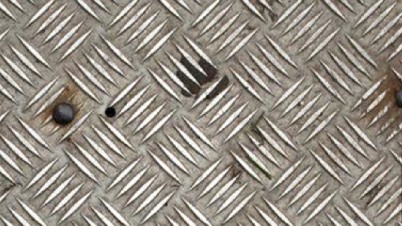
#> input picture images/texture0.png, 402 x 226 px; its folder holds 8 pictures in this run
$ jupyter execute project.ipynb   (shell and % lines are left out)   (older library calls are emulated)
#> lines starting #> are read from the running program, lines starting #| are printed output that depends on the picture; after the words box and inside, x2 and y2 are one past the last pixel; in counts of white or black regions, pixels touching at a corner belong together
### src/textureTransfer.py
import cv2
import numpy as np
import matplotlib.pyplot as plt
from PIL import Image
from minimumCostPathFunc import minimumCostMask

# [18 lines left out: function apply_filter, not called in this run]

prewitt =  [np.array([
                [-1, 0, 1],
                [-1, 0, 1],
                [-1, 0, 1]
        ]) , np.array([
                [ 1,  1,  1],
                [ 0,  0,  0],
                [-1, -1, -1]
        ])]

# [133 lines left out: functions decouple, Construct, not called in this run]

scale = lambda x, top=255: (top * (x - np.min(x))) / (np.max(x) - np.min(x))
inrange = lambda x: np.where(x > 255, 255, np.where(x < 0, 0, x))
invert = lambda x: np.max(x) - x

SQDIFF = lambda sI, sG, tI, tG: np.sqrt(np.sum((sI - tI)**2)) + np.sqrt(np.sum((sG - tG)**2))

# [61 lines left out: functions calc_over_error, calc_corresp_error, MatchBlock, not called in this run]

### src/project.ipynb
# Time-varying weathering in Texture Space

Implementation of the paper https://www.cs.tau.ac.il/~dcor/articles/2016/TW.pdf.

[cell 1]
# !pip3 install memory_profiler opencv-python numpy matplotlib scikit-image

# Imports
import cv2
import numpy as np
import matplotlib.pyplot as plt
import matplotlib.animation as anim
import skimage.color
import skimage.filters
import skimage.io
import skimage.feature
import skimage.measure
import skimage.color

from textureTransfer import Construct as transfer_texture

## Utility functions

[cell 2]
# Scaling or clipping
scale = lambda x, top=255: (top * (x - np.min(x))) / (np.max(x) - np.min(x))
inrange = lambda x: np.where(x > 255, 255, np.where(x < 0, 0, x))
invert = lambda x: np.max(x) - x
print_range = lambda x: print(np.min(x), np.max(x))

[cell 3]
prewitt = [np.array(
               [[-1, 0, 1],
                [-1, 0, 1],
                [-1, 0, 1]]),
           np.array(
               [[ 1,  1,  1],
                [ 0,  0,  0],
                [-1, -1, -1]])]

def apply_filter(im, filt, zero_padding=False):
    '''
    Filter Convolves filter over the input image

    im: Input Image
    filt: Filter
    zero_padding: True will result in zero padding,
                  False will result in padding by borders
    '''

    wdth = filt.shape[0]//2

    filt_img = np.zeros(im.shape)

    if zero_padding:
        im = np.vstack( (np.zeros( (wdth, im.shape[1]) ), im, np.zeros( (wdth, im.shape[1]) ) ) )
        im = np.hstack( (np.zeros( (im.shape[0], wdth) ), im, np.zeros( (im.shape[0], wdth) ) ) )
    else:
        im = np.vstack(([im[0]]*wdth, im, [im[-1]]*wdth))
        im = np.hstack((np.hstack([im[:,0].reshape(-1,1)]*wdth), im, np.hstack([im[:,-1].reshape(-1,1)]*wdth)))

    for i in range(wdth, im.shape[0]-wdth):
        for j in range(wdth, im.shape[1]-wdth):
            filt_img[i-wdth][j-wdth] = np.sum(im[i-wdth:i+wdth+1, j-wdth:j+wdth+1] * filt)

    return np.rint(filt_img)

[cell 4]
# [21 lines left out: function median_filter, not called in this run]

[cell 5]
def decouple(img, type=0):
    '''
    Returns the luminance and gradient of input image

    img: Input Image
    type: Flag which determines the output: 0 for luminance and gradient
                                            1 for only gradient
                                            2 for only luminance
    '''

    img = img.astype('float64')

    with np.errstate(divide='ignore', invalid='ignore'):
        intensity_layer = np.nan_to_num(np.true_divide(((img[:, :, 0]**2) + (img[:, :, 1]**2) + (img[:, :, 2]**2)) , (img[:,:,0]+img[:, :, 1]+img[:, :, 2])))
        intensity_layer = np.rint(intensity_layer).astype('uint8')

        if type < 2:
            dx = apply_filter(intensity_layer.astype('float64'), prewitt[0])
            dy = apply_filter(intensity_layer.astype('float64'), prewitt[1])

            gradient = np.nan_to_num(np.arctan(dy/dx))
        else:
            return intensity_layer

    if type == 1:
        return gradient
    return intensity_layer,gradient

## Distance

[cell 6]
# [35 lines left out: function distance, not called in this run]

[cell 7]
def inbuilt_distance(sI, sG, tI, tG, scalefactor=True):
    '''
    Computes the distance map between source patch and all possible patches
    (Uses Corelation-Coeficient template matching from opencv)

    sI: Source Patch luminance
    sG: Source Patch gradient
    tI: Target Image luminance
    tG: Target Image gradient
    '''

    M, N = tI.shape

    Y, X = sI.shape
    wdth_y, wdth_x = Y//2, X//2
    try:
        if wdth_y:
            tI = np.vstack(([tI[0]]*wdth_y, tI))
            tG = np.vstack(([tG[0]]*wdth_y, tG))
        if Y-wdth_y-1:
            tI = np.vstack((tI, [tI[-1]]*(Y-wdth_y-1)))
            tG = np.vstack((tG, [tG[-1]]*(Y-wdth_y-1)))

        if wdth_x:
            tI = np.hstack((np.hstack([ tI[:,0].reshape(-1,1)]*wdth_x), tI))
            tG = np.hstack((np.hstack([tG[:,0].reshape(-1,1)]*wdth_x), tG))
        if X-wdth_x-1:
            tI = np.hstack((tI, np.hstack([tI[:,-1].reshape(-1,1)]*(X-wdth_x-1))))
            tG = np.hstack((tG, np.hstack([tG[:,-1].reshape(-1,1)]*(X-wdth_x-1))))

    except Exception:
        print("\n", wdth_x, wdth_y, Y-wdth_y-1, X-wdth_x-1)
        raise Exception

    lum = cv2.matchTemplate(tI,sI, cv2.TM_CCOEFF)
    grd = cv2.matchTemplate(np.rint(scale(tG)).astype('uint8'), np.rint(scale(sG)).astype('uint8'), cv2.TM_CCOEFF)

    if scalefactor:
        return scale(invert(lum+grd), 1)

    return invert(lum+grd)

## Age Map

[cell 8]
def age(source_patch, target, K, num_bins=1000):
    '''
    Calculates the age of a source patch

    source_patch: Tuple with source patch luminance and gradient layers
    target: Tuple with target luminance and gradient layers
    K: Percentage of pixels to consider for thresholding
    num_bins: Number of levels to threshhold into
    '''

    sI, sG = source_patch
    tI, tG = target
    dist_mat = inbuilt_distance(sI, sG, tI, tG, False)

    # [19 lines of commented-out code are left out]
    bins = np.digitize(dist_mat, np.linspace(np.min(dist_mat), np.max(dist_mat), num_bins))
    bins_mapped = np.linspace(np.min(dist_mat), np.max(dist_mat), num_bins)[bins-1]
    vals, counts = np.unique(bins_mapped, return_counts=True)
    cumsum = np.cumsum(counts)
    cumsum = cumsum/cumsum[-1]
    x, = np.argwhere(cumsum > K)[0]


    K_distances = vals[:x] * counts[:x]
    K_distances = np.sum(K_distances)/np.sum(counts[:x])

    return K_distances

[cell 9]
def generate_age_map(I, G, N, K):
    '''
    Generates the age map of input image

    I: Input image luminance
    G: Input image gradient
    N: Patch Size
    K: Percentage of pixels to consider for thresholding
    '''

    age_map = np.zeros(I.shape, dtype=('float64'))

    for i in range(0, I.shape[0], N):
        for j in range(0, I.shape[1], N):
            x1, x2 = i, min(I.shape[0], i+N)
            y1, y2 = j, min(I.shape[1], j+N)
            age_map[x1:x2, y1:y2] = age( (I[x1:x2, y1:y2], G[x1:x2, y1:y2]) , (I, G), K)

    return age_map

## Color Map

[cell 10]
import matplotlib.colors as mcolors


def make_colormap(seq):
    '''
    Return a LinearSegmentedColormap

    seq: a sequence of floats and RGB-tuples. The floats should be increasing
         and in the interval (0,1).
    '''

    seq = [(None,) * 3, 0.0] + list(seq) + [1.0, (None,) * 3]
    cdict = {'red': [], 'green': [], 'blue': []}
    for i, item in enumerate(seq):
        if isinstance(item, float):
            r1, g1, b1 = seq[i - 1]
            r2, g2, b2 = seq[i + 1]
            cdict['red'].append([item, r1, r2])
            cdict['green'].append([item, g1, g2])
            cdict['blue'].append([item, b1, b2])
    return mcolors.LinearSegmentedColormap('CustomMap', cdict)

c = mcolors.ColorConverter().to_rgb

heatmap = make_colormap([c('blue'), c('aqua'), 0.33, c('aqua'), c('yellow'), 0.66, c('yellow'), c('red')])

## Intact texture generation : Tile Detection

[cell 11]
def global_minimas(dist_map):
    '''
    Computes global minimas in distance map

    dist_map: Distance map
    '''

    a,b=dist_map.shape
    minima=np.zeros((a,b),dtype='uint8')

    thresh=np.unique(dist_map)[np.rint(0.005*(a-1)*(b-1)).astype('uint8')]
    minima=dist_map<thresh

    return minima.astype('uint8')

# [18 lines left out: function local_minimas, not called in this run]

[cell 12]
def make_tile(luminance, gradient,labels):
    '''
    Finds potential tile centers in the input image

    luminance: Luminance of Input image
    gradient: Gradient of Input image
    labels: label map for connected components for thresholded distance map
    '''

    a,b = luminance.shape
    N1 = a//4
    N2 = b//4

    check=np.unique(labels)[1:]
    tiles={}
    global_min={}

    for i in check:
        temp = np.where(labels==i)
        l = len(temp[0])
        x = temp[0][l//2]
        y = temp[1][l//2]
        grad_tile = gradient[ max(0,x-N1//2):min(x+N1//2,a-1) , max(0,y-N2//2):min(b-1,y+N2//2) ]
        lum_tile = luminance[ max(0,x-N1//2):min(x+N1//2,a-1) , max(0,y-N2//2):min(b-1,y+N2//2) ]

        tiles[i] = inbuilt_distance(lum_tile, grad_tile, luminance, gradient)
        global_min[i] = global_minimas(tiles[i])

    return global_min

[cell 13]
def sum_tiles(pot_tiles):
    '''
    Takes aggregation of potential tile centers detected by make_tile

    pot_tiles: list of images with potential centres found using various patches
    '''

    a,b=pot_tiles[1].shape
    sum_tiles=np.zeros((a,b),dtype='uint8')

    for i in pot_tiles:
        sum_tiles+=pot_tiles[i]

    return sum_tiles

[cell 14]
def detect_peaks_local(sum_tiles):
    '''
    Detects the peaks in the aggregation of centers to find most potent centers

    sum_tiles: aggregation of potential centers created by sum_tiles
    '''

    a,b = sum_tiles.shape
    N1 = a//4
    N2 = b//4
    maxima = np.zeros((a,b),dtype='uint8')

    for i in range(0,a,N1):
        for j in range(0,b,N2):
            X = min(i+N1,a)
            Y = min(j+N2,b)
            patch = sum_tiles[i:X,j:Y]
            thresh = np.max(patch)

            if thresh > 0:
                maxima[i:X,j:Y] = patch == thresh
                maxima[maxima == 1] = 255
            else:
                maxima[i:X,j:Y] = patch

    return N1,N2,maxima.astype('uint8')

[cell 15]
## Finding the Offset Vectors

def grid_calc(final_tile_centers, N1, N2):
    '''
    Defines the grid structure in the image using most potent centers

    final_tile_centers: Peak values of centers found using detect_peaks_local
    '''

    Tile_centers = []
    x,y = np.nonzero(final_tile_centers)[0],np.nonzero(final_tile_centers)[1]

    for c in range(x.shape[0]):
        Tile_centers.append([x[c] , y[c]])
    Tile_centers = np.array(Tile_centers)
    Offset_Vectors = []

    for i in range(Tile_centers.shape[0]):
        for j in range(i+1,Tile_centers.shape[0]):
                Offset_Vectors.append(Tile_centers[i]- Tile_centers[j])

    # Offset_Vectors = np.array(Offset_Vectors)
    u,c = np.unique(Offset_Vectors,axis = 0, return_counts=True)
    sorted_arr = u[c.argsort()]

    v=abs(sorted_arr)

    v=v[ np.where( np.any([np.all(v >= [N1/2, N2/2], axis=1), np.logical_and(v[:, 0] == 0, v[:, 1] >= N2/2), np.logical_and(v[:, 0] >= N1/2, v[:, 1] == 0)], axis=0 ) ) ][-15:]
    counts = c[c.argsort()]
    counts = counts[np.where( np.any([np.all(v >= [N1/2, N2/2], axis=1), np.logical_and(v[:, 0] == 0, v[:, 1] >= N2/2), np.logical_and(v[:, 0] >= N1/2, v[:, 1] == 0)], axis=0 ) ) ][-15:]

    try:
        x, _ = v[np.argwhere(v[:, 1] == 0)][-1][0]
    except:
        x, _ = v[np.argwhere(v[:, 0] > 0)][-1][0]
    try:
        _, y = v[np.argwhere(v[:, 0] == 0)][-1][0]
    except:
        _, y = v[np.argwhere(v[:, 1] > 0)][-1][0]

    return x, y

## Intact texture generation : Median Image

[cell 16]
def median_image(input_texture, x1, y1):
    '''
    Creates the median image of input texture

    input_texture: Input image
    x1: height of grid
    y1: width of grid
    '''

    tiles = []

    for i in range(x1):
        for j in range(y1):
            xi = i*x1
            xf = (i+1) * x1
            yi = j*y1
            yf = (j+1) * y1

            if (xf < input_texture.shape[0]) and (yf < input_texture.shape[1]):
                tiles.append(input_texture[xi:xf, yi:yf])

    medianTile = np.rint(np.median(tiles, axis=(0)))
    medianImage = np.copy(input_texture)

    for i in range(x1):
        xi = i*x1
        xf = (i+1) * x1
        if xi >= medianImage.shape[0]:
            break
        for j in range(y1):
            yi = j*y1
            yf = (j+1) * y1

            if yi >= medianImage.shape[1]:
                break

            if (xf < medianImage.shape[0]) and (yf < medianImage.shape[1]):
                medianImage[xi:xf, yi:yf] = medianTile
            else:
                xf2 = min(xf, medianImage.shape[0])
                yf2 = min(yf, medianImage.shape[1])
                medianImage[xi:xf2, yi:yf2] = medianTile[:(xf2-xi), :(yf2-yi)]

    return medianImage

## Intact texture generation : Template Generation

[cell 17]
# [44 lines left out: function intact_template, not called in this run]

## Intact texture generation : Texture Transfer (Quilting)

[cell 18]
import importlib
import textureTransfer
importlib.reload(textureTransfer)
transfer_texture = textureTransfer.Construct

[cell 19]
def transfer(input_texture, intact_template, blocksize, N=5, old=None,stochastic_mask = None):
    '''
    Quilting Algorithm for Texture transfer

    input_texture: Source texture
    intact_template: Target Image
    blocksize: Block Size for texture transfer
    N: iterations for Texture Transfer process
    old: Previous Iteration image for comparison
    stochastic_mask: Mask for removing most weathered patches from texture
    '''
    if type(input_texture) == type('str'):
        img0 = cv2.imread('../images/'+input_texture)
        img0 = cv2.cvtColor(img0, cv2.COLOR_BGR2RGB)
    else:
        img0 = input_texture

    for i in range(5):

        blocksize_new = max(12, blocksize//3)

        alpha_i = (0.8 * (i/(N-1))) + 0.1
        if i==0:
            t = transfer_texture(img0, intact_template, [blocksize_new, blocksize_new], blocksize_new//6, alpha=alpha_i, tolerance=0.001, compareImage=None,stochastic_mask = None)
        else:
            t = transfer_texture(img0, intact_template, [blocksize_new, blocksize_new], blocksize_new//6, alpha=alpha_i, tolerance=0.001, finalImage=t, compareImage=None,stochastic_mask = None)

    return t.astype('uint8')

## Intact texture generation : Helper Functions

[cell 20]
def intact_texture(img, size=None, ret_bsize=False, ret_medImg=False):
    '''
    Generates the intact Texture from input image

    img:  A numpy array (Input Image) or string (Filename of Input Image)
    size: If given, images will be plotted with figsize=size
    ret_bsize: Flag to return blocksize in intact texture
    ret_medImg: Flag to return median Image
    '''

    if type(img) == type('str'):
        img=cv2.imread('../images/'+img)
        img=cv2.cvtColor(img, cv2.COLOR_BGR2RGB)

    a,b,c=img.shape
    N = a//4

    details, gradient = decouple(img)
    source_patch_one = img[a//4:a//4+N,b//4:b//4+N, :]
    source_patch_l = details[a//4:a//4+N,b//4:b//4+N]
    source_patch_g = gradient[a//4:a//4+N,b//4:b//4+N]

    dist_map = inbuilt_distance(source_patch_l, source_patch_g, details, gradient)

    g=global_minimas(dist_map)
    g_bin= cv2.threshold(g, 0, 1, cv2.THRESH_BINARY | cv2.THRESH_OTSU)[1]
    ret, labels = cv2.connectedComponents(g_bin)

    pot_tiles=make_tile(details,gradient,labels)
    sum_=sum_tiles(pot_tiles)

    N1,N2,final_tile_centers = detect_peaks_local(sum_)
    x,y=grid_calc(final_tile_centers, N1, N2)
    med_img=median_image(img,x,y)

    intact = transfer(img, med_img, (min(x, y)))

    if size is not None:
        plt.figure(figsize=size)
        plt.subplot(131).imshow(img)
        plt.title("Input Texture")
        plt.subplot(132).imshow(med_img)
        plt.title("Intact Template")
        plt.subplot(133).imshow(intact)
        plt.title("Intact Texture")
        plt.show()

    if ret_medImg and ret_bsize:
        return intact, min(x, y), med_img
    elif ret_medImg:
        return intact, med_img
    elif ret_bsize:
        return intact, min(x, y)
    else:
        return intact

[cell 21]
def negate(img):
    return img * (-1) + 255

# [61 lines left out: function stoc_texture, not called in this run]

## Deweathering

[cell 22]
# [53 lines left out: function deweather, not called in this run]

[cell 23]
# [46 lines left out: functions generate_deweathering_gif, gen_gif, not called in this run]

# images_input = generate_deweathering_gif('input.png')
# gen_gif('input.png', images_input)

## Weathering

[cell 24]
# [121 lines left out: functions Qxy, weathering, not called in this run]

# It's SHOWTIME!

[cell 25]
def run(img_paths, write_output=False):
    '''
    Produce outputs for images in imgPaths

    img_paths: list of all image paths
    write_output: Whether to write image outputs to disk
    '''
#> called with write_output = True

    for img in img_paths:
        print("Processing", img.split('/')[-1])
        input_image = cv2.imread(img)
#> input_image is the input picture: shape (226, 402, 3); mean B, G, R 132.3, 142.4, 149.5
        input_image = cv2.cvtColor(input_image, cv2.COLOR_BGR2RGB)

        details, gradient = decouple(input_image)
#> after the loop in apply_filter, `for i in range(wdth, im.shape[0]-wdth):`:
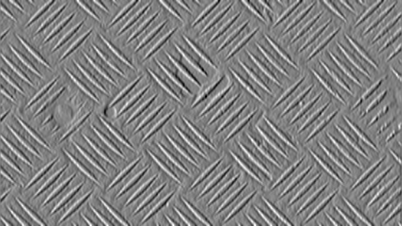
#> filt_img: shape (226, 402) float64; min -466, max 450, mean -0.4; drawn with min black and max white
#> call 2 of apply_filter, with filt = array of shape (3, 3), zero_padding = False
#> after the loop in apply_filter (call 2), `for i in range(wdth, im.shape[0]-wdth):`:
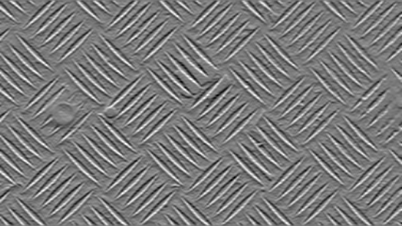
#> filt_img: shape (226, 402) float64; min -425, max 457, mean -0.3; drawn with min black and max white

        age_map = generate_age_map(details, gradient, 20, 100/np.product(details.shape))
#> the loop in generate_age_map, `for i in range(0, I.shape[0], N):` made 12 passes
#> pass 1, in inbuilt_distance, `tG = np.vstack(([tG[0]]*wdth_y, tG))`:
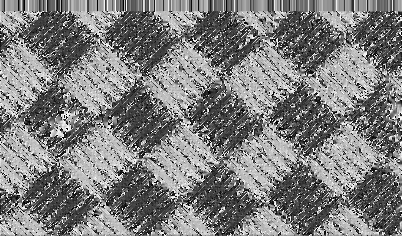
#> tG: shape (236, 402) float64; min -1.57, max 1.57, mean -0.0195; drawn with min black and max white
#> after the loop in generate_age_map, `for i in range(0, I.shape[0], N):`:
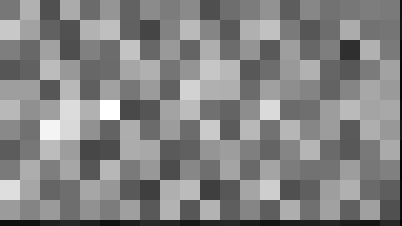
#> age_map: shape (226, 402) float64; min 16744.9, max 2361938.2, mean 1237454.6; drawn with min black and max white
        age_map = cv2.GaussianBlur(age_map,(41, 41),0)
        age_map = scale(age_map, 1)

        input_intact, block_size = intact_texture(input_image, ret_bsize=True)
#> in global_minimas, `minima=dist_map<thresh`:
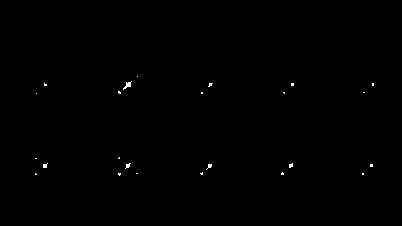
#> minima: shape (226, 402) bool; 0.21% white in thin lines or dots, all inside (x1, y1, x2, y2) = (35, 76, 374, 176)
#> in intact_texture, `ret, labels = cv2.connectedComponents(g_bin)`: labels: shape (226, 402) int32; 25 distinct labels, from 0 to 24
#> the loop in make_tile, `for i in check:` made 24 passes
#> pass 1, in inbuilt_distance (call 254), `tG = np.vstack(([tG[0]]*wdth_y, tG))`:
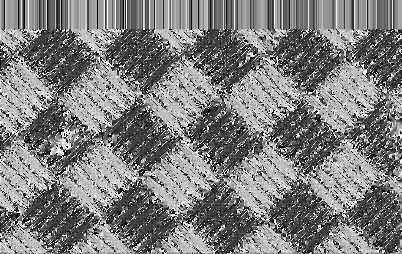
#> tG: shape (254, 402) float64; min -1.57, max 1.57, mean -0.0133; drawn with min black and max white
#> the loop in sum_tiles, `for i in pot_tiles:` made 24 passes
#> after the loop in sum_tiles, `for i in pot_tiles:`:
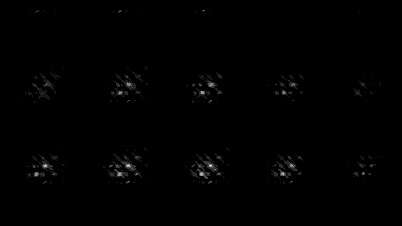
#> sum_tiles: shape (226, 402); min 0, max 11, mean 0.0515; drawn with min black and max white
#> after the loop in detect_peaks_local, `for i in range(0,a,N1):`: maxima: shape (226, 402); 0.04% white in thin lines or dots, all inside (x1, y1, x2, y2) = (36, 10, 373, 176)
#> in median_image, `medianTile = np.rint(np.median(tiles, axis=(0)))`:
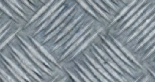
#> medianTile: shape (82, 155, 3) float64; mean of channels 0, 1, 2 150.9, 143.8, 133.5; drawn as B, G, R
#> after the loop in median_image, `for i in range(x1):`:
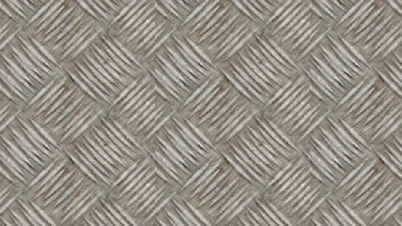
#> medianImage: shape (226, 402, 3); mean R, G, B 150.5, 143.4, 133
#> the loop in transfer, `for i in range(5): ` made 1 pass
#> pass 1, in apply_filter (call 3), `im = np.vstack(([im[0]]*wdth, im, [im[-1]]*wdth))`:
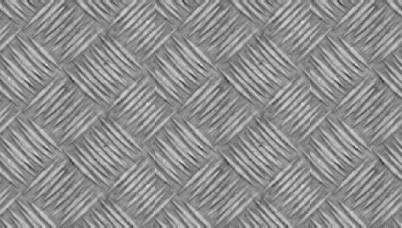
#> im: shape (228, 402) float64; min 59, max 225, mean 142.7

        weathered = []
        weathered_old = np.copy(input_image)
        while len(weathered) < 3:
            for i in range(5):
                weathered_cur = weathering(weathered_old, age_map=age_map, intact_texture_img=input_intact, bsize=block_size, use_median_age=False, do_texture_transfer=True, size=None)
                weathered_old = weathered_cur.copy()
            weathered.append(weathered_cur)

        deweathered = []
        for t in [0.5, 0.9, 0.95]:
            deweathered_t = deweather(input_image, t, details, gradient, input_intact, block_size, age_map)
            deweathered.append(deweathered_t)

        plt.figure(figsize=(20, 10))
        plt.subplot(171).imshow(deweathered[0])
        plt.title("<-- Deweathering --")
        plt.subplot(172).imshow(deweathered[1])
        plt.subplot(173).imshow(deweathered[2])
        plt.subplot(174).imshow(input_image)
        plt.title(img.split('/')[-1])
        plt.subplot(175).imshow(weathered[0])
        plt.subplot(176).imshow(weathered[1])
        plt.subplot(177).imshow(weathered[2])
        plt.title("-- Weathering -->")
        plt.show()

        if write_output:
            import os
            from pathlib import Path

            cwd = Path(os.pardir)
            output_dir = os.path.join(cwd, 'images', 'outputs', img.split('/')[-1].split('.')[0])

            try:
                os.mkdir(output_dir)
            except:
                pass

            indx = 0
            for w_img in weathered:
                indx += 1
                outPath = os.path.join(output_dir, "/weathered" + str(indx) + ".png")
                cv2.imwrite(outPath, cv2.cvtColor(w_img, cv2.COLOR_RGB2BGR))

            indx = 0
            for d_img in deweathered:
                indx += 1
                outPath = os.path.join(output_dir, "/deweathered" + str(indx) + ".png")
                cv2.imwrite(outPath, cv2.cvtColor(d_img, cv2.COLOR_RGB2BGR))

[cell 26]
# Generating Outputs

img_paths = ['../images/' + x for x in ['texture0.png', 'texture1.png', 'texture2.png', 'texture3.png', 'texture4.png', 'texture5.png', 'texture6.png', 'texture7.png']]
run(img_paths, write_output=True)
#> (the call stopped at in Construct, `mask = minimumCostMask(matchBlock[:,:,0],B1[:,:,0],0,overlapType,overl..`: minimumCostPathFunc is not available in this run)
